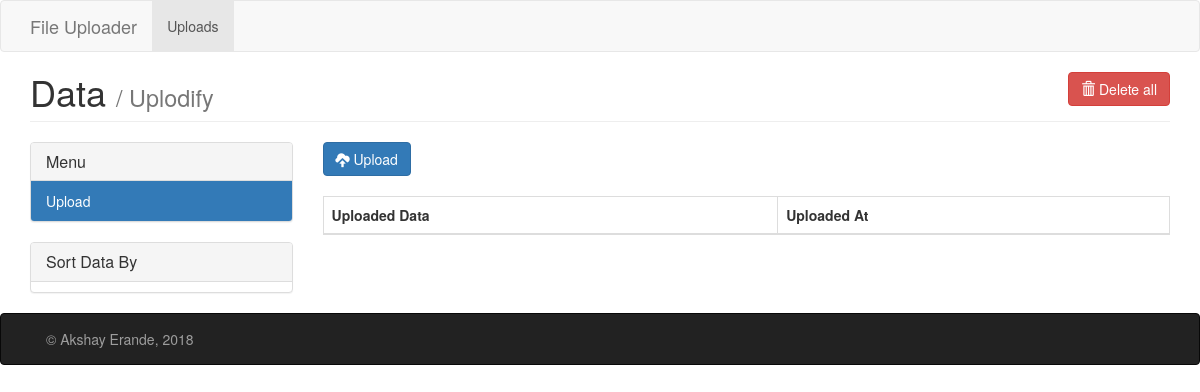
Page /uplodify/uploads/ on the earlier database version.
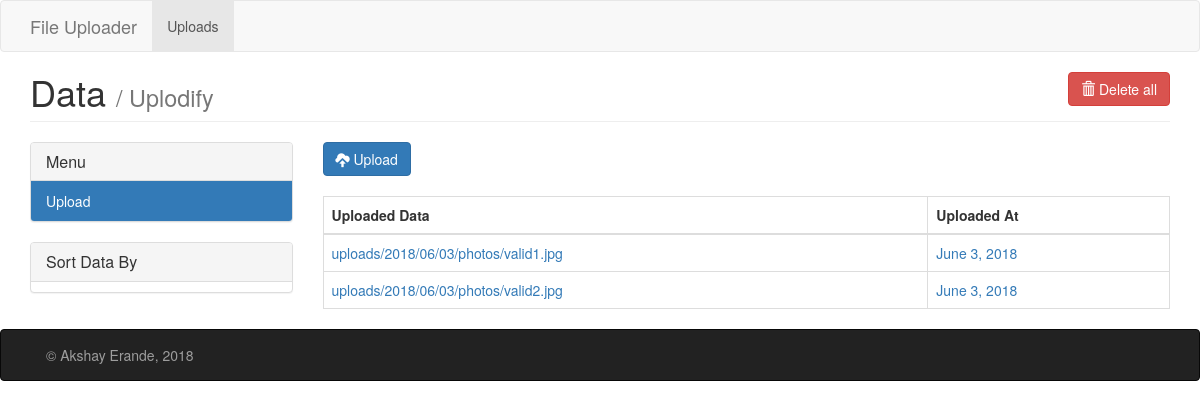
Same page on the later database version.
### core/models.py (models this page shows, shortened)
class Upload(models.Model):
    title = models.CharField(max_length=255, blank=True)
    file = models.FileField(upload_to=content_file_name)
    uploaded_at = models.DateField(auto_now_add=True)
    class Meta:
        get_latest_by = 'uploaded_at'

### core/views.py (the view, shortened to what this page needs)
class UploadView(View):
    def get(self, request):
        upload_list = Upload.objects.all()
        return render(self.request, 'core/index.html', {'uploads': upload_list})

### core/templates/core/index.html (shortened to what this page needs)
{% extends 'core/base.html' %}
{% load static %}
{% block title %}Uplodify{% endblock %}
{% block uploads_content %}
  <div style="margin-bottom: 20px;">
    <button type="button" class="btn btn-primary js-upload-data">
      <span class="glyphicon glyphicon-cloud-upload"></span> Upload
    </button>
  </div>
  <table id="gallery" class="table table-bordered">
    <thead>
      <tr>
        <th>Uploaded Data</th>
        <th>Uploaded At</th>
      </tr>
    </thead>
    <tbody>
      {% for data in uploads %}
        <tr>
          <td><a href="{{ data.file.url }}">{{ data.file.name }}</a></td>
          <td><a href="">{{ data.uploaded_at }}</a></td>
        </tr>
      {% endfor %}
    </tbody>
  </table>
{% endblock %}

Differences in the rows shown:
added Upload: file.name "uploads/2018/06/03/photos/valid1.jpg", uploaded_at "June 3, 2018"
added Upload: file.name "uploads/2018/06/03/photos/valid2.jpg", uploaded_at "June 3, 2018"
